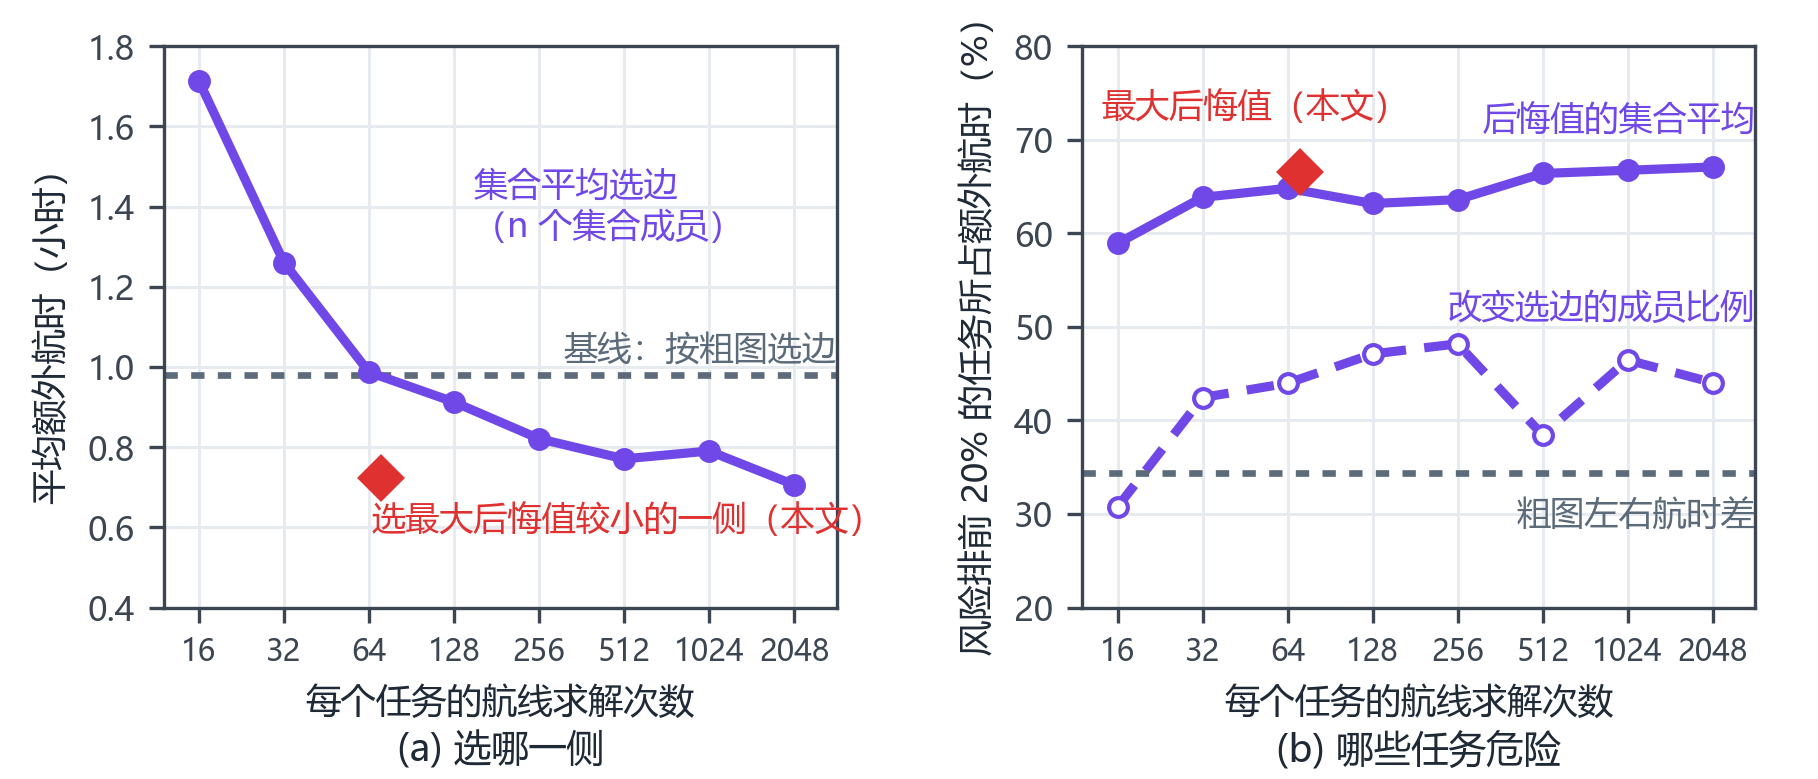

Generate this figure with Python:
"""Fig.: what the counterexample search buys on a vehicle with little computation (test years).
(a) Mean loss of choosing the side with the smaller expected time over n random plausible fields
    (2n route solves), against the route solves spent; the counterexample search with the conservative
    choice (about 71 solves) is one point; the map with the expensive solver is the reference line.
(b) Share of the map's total loss held by the 20% of missions a score ranks riskiest: the expected
    regret of keeping the map's side and the flip share over the same n random fields, against the
    solves spent; the worst regret of the search is one point.
Numbers come from results/route_ensemble_size.json (experiments/route_ensemble_analysis.py)."""
import json
import sys
from pathlib import Path

import numpy as np

sys.path.insert(0, str(Path(__file__).resolve().parent))
import style as st  # noqa: E402

import matplotlib.pyplot as plt  # noqa: E402

OURS, ENS, MAP = "#E03131", "#7048E8", "#5C6B7A"
NS = (8, 16, 32, 64, 128, 256, 512, 1024)


def main():
    st.setup()
    R = json.load(open(st.ROOT / "results" / "route_ensemble_size.json", encoding="utf-8"))["test"]
    solves = np.array([2 * n for n in NS])
    cx = R["worst_regret"]["route_solves"]
    fig = plt.figure(figsize=(st.TEXTW, 66 * st.MM))
    axa = fig.add_axes([0.09, 0.22, 0.37, 0.72])
    axb = fig.add_axes([0.595, 0.22, 0.37, 0.72])

    exp_loss = [R[f"expected_{n}"]["loss"] for n in NS]
    axa.axhline(R["map"]["loss"], color=MAP, lw=1.6, ls=(0, (2, 2)))
    axa.text(2900, R["map"]["loss"] + 0.04, "基线：按粗图选边", color=MAP, fontsize=8.2, ha="right")
    axa.plot(solves, exp_loss, color=ENS, lw=2.2, marker="o", ms=4.5)
    axa.text(150, 1.40, "集合平均选边\n（n 个集合成员）", color=ENS, fontsize=8.2, ha="left", va="center")
    axa.plot([cx], [R["worst_regret"]["loss"]], color=OURS, marker="D", ms=7, ls="none")
    axa.text(cx * 0.92, R["worst_regret"]["loss"] - 0.13, "选最大后悔值较小的一侧（本文）", color=OURS, fontsize=8.2, ha="left")
    axa.set_xscale("log", base=2)
    axa.set_xticks(solves)
    axa.set_xticklabels([str(s) for s in solves])
    axa.set_xlim(12, 2900)
    axa.set_ylim(0.4, 1.8)
    axa.set_xlabel("每个任务的航线求解次数")
    axa.set_ylabel("平均额外航时（小时）")

    flip = [100 * R["top20_loss_share"][f"flip_share_{n}"] for n in NS]
    expr = [100 * R["top20_loss_share"][f"expected_regret_{n}"] for n in NS]
    axb.plot(solves, expr, color=ENS, lw=2.2, marker="o", ms=4.5)
    axb.plot(solves, flip, color=ENS, lw=2.2, marker="o", ms=4.5, ls=(0, (3, 2)), mfc="white")
    axb.axhline(100 * R["top20_loss_share"]["map_margin"], color=MAP, lw=1.6, ls=(0, (2, 2)))
    axb.plot([cx], [100 * R["top20_loss_share"]["worst_regret"]], color=OURS, marker="D", ms=7, ls="none")
    axb.text(2900, expr[-1] + 4.0, "后悔值的集合平均", color=ENS, fontsize=8.2, ha="right")
    axb.text(2900, max(flip[-2:]) + 4.5, "改变选边的成员比例", color=ENS, fontsize=8.2, ha="right")
    axb.text(2900, 100 * R["top20_loss_share"]["map_margin"] - 5.5, "粗图左右航时差", color=MAP, fontsize=8.2, ha="right")
    axb.text(14, 72.5, "最大后悔值（本文）", color=OURS, fontsize=8.2, ha="left")
    axb.set_xscale("log", base=2)
    axb.set_xticks(solves)
    axb.set_xticklabels([str(s) for s in solves])
    axb.set_xlim(12, 2900)
    axb.set_ylim(20, 80)
    axb.set_xlabel("每个任务的航线求解次数")
    axb.set_ylabel("风险排前 20% 的任务所占额外航时（%）")
    for ax in (axa, axb):
        ax.tick_params(axis="x", labelsize=7.2)
        for s_ in ("top", "right"):
            ax.spines[s_].set_visible(True)
    st.caption(axa, "(a) 选哪一侧", y=-0.22)
    st.caption(axb, "(b) 哪些任务危险", y=-0.22)
    st.save(fig, "fig_route_budget")
    print("expected-time loss", dict(zip(NS, np.round(exp_loss, 2))), "search", round(R["worst_regret"]["loss"], 2), "at", round(cx, 1))


if __name__ == "__main__":
    main()
